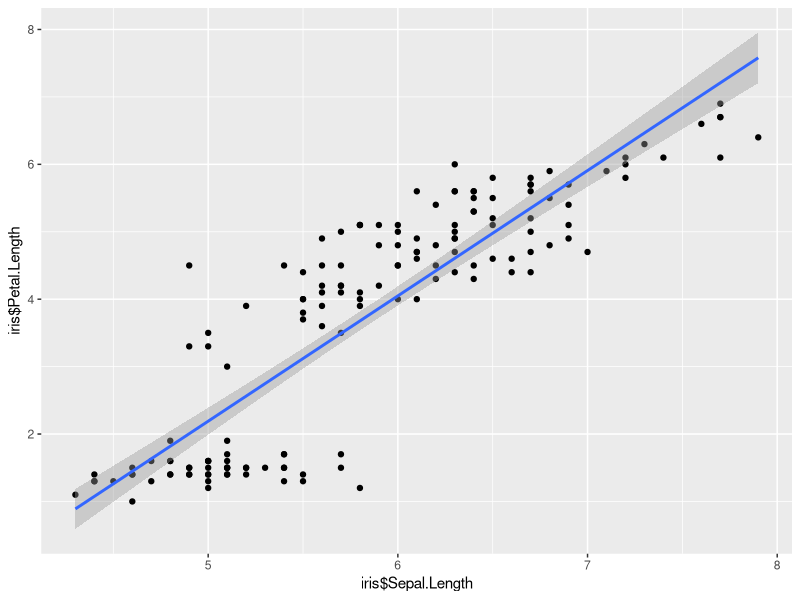
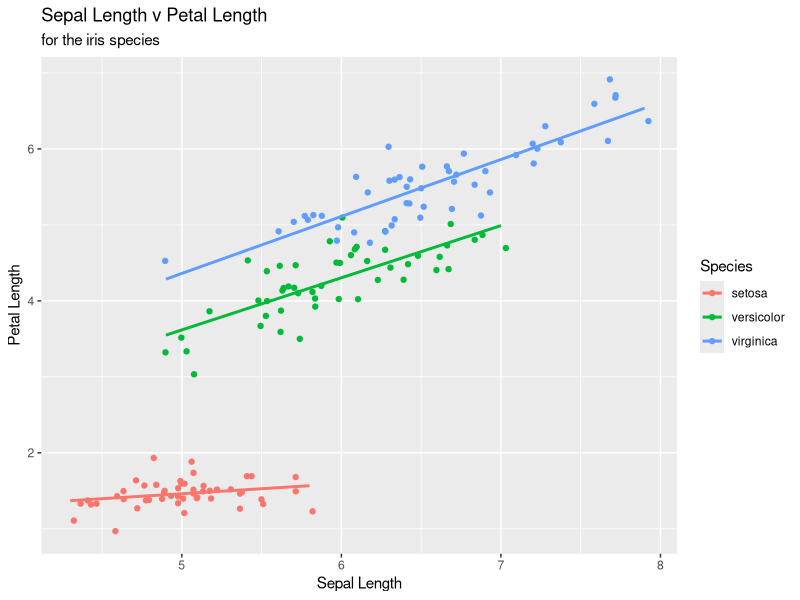
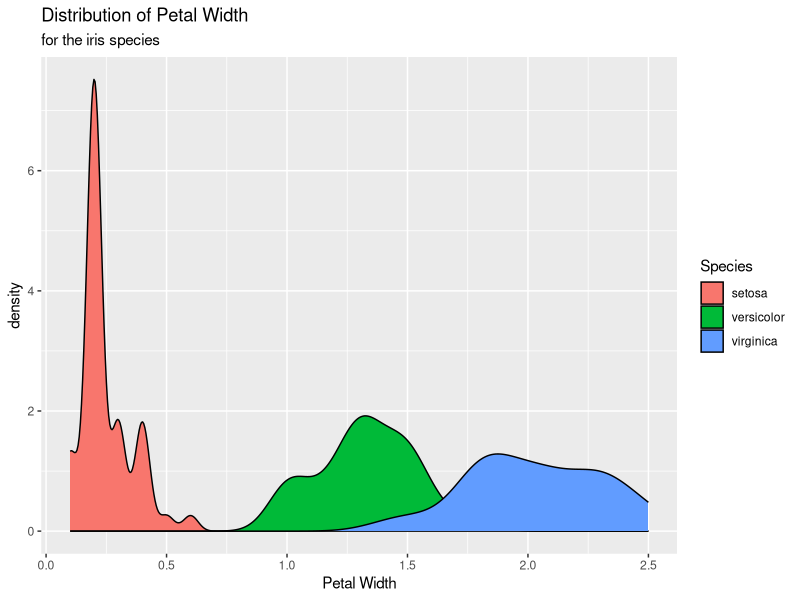
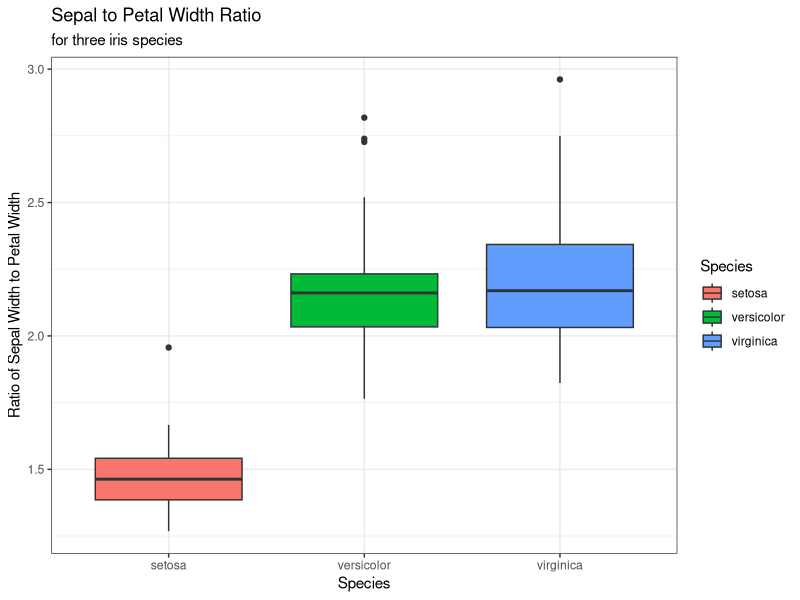

Write the R code that produced these figures, in order. (Note: this script raises an error after producing the figures.)
library(tidyverse)
library(ggplot2)

data("iris")

##1.  Load the "iris" data set ####
##2.  Duplicate the following 3 figures (on next 3 pages) and save them in your Assignment_5 directory as "iris_fig1.png", "iris_fig2.png", "iris_fig3.png", respectively.

##1 = scatter
##2 = density plot
##3 = boxplot
##4 = diverging bars


ggplot(iris, aes(x=iris$Sepal.Length, y=iris$Petal.Length)) + geom_point() +
 geom_smooth(method = "lm")

 ##ggplot(iris, aes(x=iris$Sepal.Length, y=iris$Petal.Length + 
  ##geom_point(aes(color=iris$Species),size=3) + 
  ##geom_smooth(method="lm",color="firebrick") + 
   
   
  ##labs(title="Area Vs Population", subtitle="From midwest dataset", color = "State",
    ##   y="log10 Population", x="Area (proportion of max)", caption="Midwest Demographics") +
  ##theme_minimal() +
    
    
  #1. 
  a <-  ggplot(iris, aes(iris$Sepal.Length, iris$Petal.Length)) 
  
  a + geom_jitter(aes(col=iris$Species)) + 
    geom_smooth(aes(col=iris$Species), method="lm", se=F)  +
    labs(title="Sepal Length v Petal Length", subtitle="for the iris species", color = "Species",
         y="Petal Length", x="Sepal Length")
    
   
  #2.
  b <- ggplot(iris, aes(iris$Petal.Width))
  
  b + geom_density(aes(fill=factor(iris$Species))) + 
    labs(title="Distribution of Petal Width", 
         subtitle="for the iris species",
         x="Petal Width",
         fill="Species")
  
  
  #3.
 
  
  
  ggplot(iris, aes(y=iris$Sepal.Length/iris$Sepal.Width, x=iris$Species, fill = iris$Species)) + geom_boxplot() +
    theme_bw() +
   labs(title = "Sepal to Petal Width Ratio",
              subtitle = "for three iris species",
                x = "Species",
                y= "Ratio of Sepal Width to Petal Width",
                fill = "Species")
               
  #4 Diverging Bars
  
  # find decreasing order of deviancesep
  devorder = as.character(order(devianceSep,decreasing = TRUE))
  
  iris$Species
  ggplot(iris, aes(y=devianceSep, x=1:nrow(iris), label=Species)) + 
    geom_bar(stat='identity', width=.5,position = "dodge")  +
    # scale_fill_manual(name="Species", 
    #                   labels = iris@Species, 
    #                   values = c("above"="#00ba38", "below"="#f8766d", "#FF9900")) + 
    labs(subtitle="Mean", 
         title= "Deviation")+
    scale_y_discrete(breaks = as.numeric(devorder)) +
    coord_flip() +
    theme_minimal()
  guides(fill = FALSE)
  
  
  
  
  
  
  
  
  
  
  
  
  
  
  
  # ggplot(iris, aes(x='Distance from the mean', y=Species, label=Species)) + 
  #   geom_bar(stat='identity', aes(fill = Species), width=.5)  + coord
  #   scale_fill_manual(name="Species", 
  #                     labels = c("Above Average", "Below Average"), 
  #                    values = c("above"="#00ba38", "below"="#f8766d")) + 
  #   labs(subtitle="Mean", 
  #        title= "Diverging Bars") + 
  #   coord_flip()
  
    # devianceSep <- iris$Sepal.Length - mean(iris$Sepal.Length)
    # 
    # 
    # ggplot(data = iris,
    #        aes(x = iris$Species, y = devianceSep,
    #            fill = iris$Species))+
    #   geom_bar(stat = "identity") +
    #   coord_flip() +
    # 
    # 
    #   labs(x = "Distance from the Mean",
    #        title = "Sepal length deviation from the mean of observations",
    #        subtitles = "")+
    #   theme_minimal()+
    #   guides(fill = FALSE)
    # 
    # 
    # # find decreasing order of deviancesep
    # devorder = as.character(order(devianceSep,decreasing = TRUE))
    # 
    # iris$Species
    # ggplot(iris, aes(y=devianceSep, x=1:nrow(iris), label=Species)) + 
    #   geom_bar(stat='identity', width=.5,position = "dodge")  +
    #   # scale_fill_manual(name="Species", 
    #   #                   labels = iris@Species, 
    #   #                   values = c("above"="#00ba38", "below"="#f8766d", "#FF9900")) + 
    #   labs(subtitle="Mean", 
    #        title= "Deviation")+
    #   scale_y_discrete(breaks = as.numeric(devorder)) +
    #   coord_flip() +
    #   theme_minimal()
    # guides(fill = FALSE)
    # 
    
    #ggplot(iris, aes(x= 'deviationSep', y=iris$Species, label=iris$Species)) + 
     # geom_bar(stat='identity', aes(fill=iris$Species), width=.5)  +
     # scale_fill_manual(name="Species", 
      #                  labels = c("Above Average", "Below Average"), 
       #                 values = c("above"="#00ba38", "below"="#f8766d", "#FF9900")) + 
      #labs(subtitle="Mean", 
       #    title= "Deviation") + 
      #coord_flip()
    
   
  ##scale_color_manual(values=pal)







##3.  Keep in mind that by default, I make most of my figures with theme_minimal() 
##4.  Read through the different plot types on this website 

##<http://r-statistics.co/Top50-Ggplot2-Visualizations-MasterList-R-Code.html> 
  
##  and use the info to reproduce the fourth figure below. Save it as "iris_fig4.png"
##This last task requires you to use the internet to solve a tricky R task.  This is the most important skill you can learn in this course!
##  You'll probably have to figure out some functions you've not seen before and reconfigure them to the iris data.
